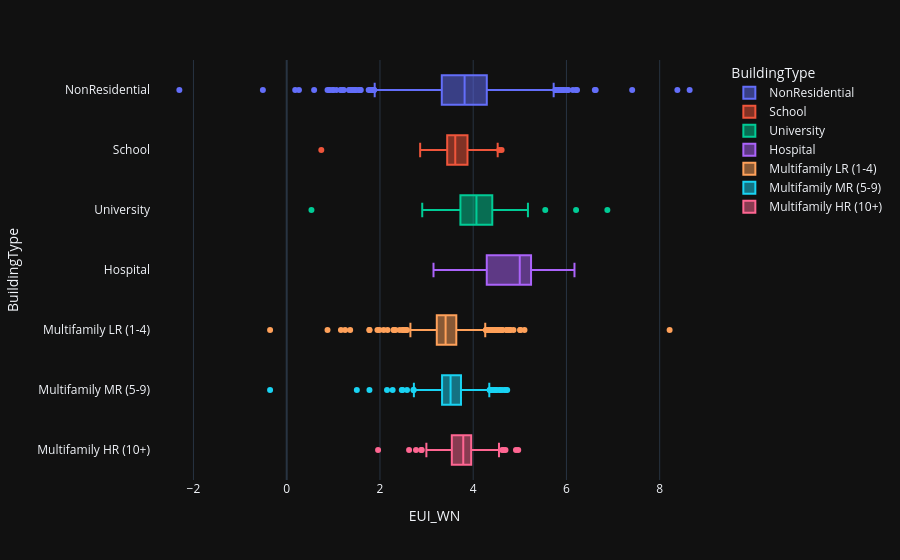

Notebook cell for this chart:
### Code cell
fig = px.box(
    df,
    y="BuildingType",
    x="EUI_WN",
    color="BuildingType"
)
fig.show()

### Figure 1 — Plotly figure (JSON) as saved in the notebook; plotly's stock layout.template omitted (floating-point values rounded to 4 significant figures; data arrays with more than 128 entries replaced by an {"elided": "..."} marker saying what was removed)
{"data": [{"alignmentgroup": "True", "hovertemplate": "BuildingType=%{y}<br>EUI_WN=%{x}<extra></extra>", "legendgroup": "NonResidential", "marker": {"color": "#636efa"}, "name": "NonResidential", "notched": false, "offsetgroup": "NonResidential", "orientation": "h", "showlegend": true, "x": {"elided": "1323 float values"}, "x0": " ", "xaxis": "x", "y": {"elided": "1323 str values"}, "y0": " ", "yaxis": "y", "type": "box"}, {"alignmentgroup": "True", "hovertemplate": "BuildingType=%{y}<br>EUI_WN=%{x}<extra></extra>", "legendgroup": "School", "marker": {"color": "#EF553B"}, "name": "School", "notched": false, "offsetgroup": "School", "orientation": "h", "showlegend": true, "x": {"elided": "140 float values"}, "x0": " ", "xaxis": "x", "y": {"elided": "140 str values"}, "y0": " ", "yaxis": "y", "type": "box"}, {"alignmentgroup": "True", "hovertemplate": "BuildingType=%{y}<br>EUI_WN=%{x}<extra></extra>", "legendgroup": "University", "marker": {"color": "#00cc96"}, "name": "University", "notched": false, "offsetgroup": "University", "orientation": "h", "showlegend": true, "x": [4.253, 4.154, 4.164, 3.963, 4.331, 3.818, 3.824, 6.877, 5.174, 5.546, 2.907, 3.105, 3.575, 4.212, 4.228, 4.544, 4.611, 4.337, 4.084, 3.968, 3.782, 3.759, 3.726, 4.878, 3.816, 6.207, 3.541, 3.481, 4.055, 4.409, 3.503, 3.292, 0.5306, 4.659], "x0": " ", "xaxis": "x", "y": ["University", "University", "University", "University", "University", "University", "University", "University", "University", "University", "University", "University", "University", "University", "University", "University", "University", "University", "University", "University", "University", "University", "University", "University", "University", "University", "University", "University", "University", "University", "University", "University", "University", "University"], "y0": " ", "yaxis": "y", "type": "box"}, {"alignmentgroup": "True", "hovertemplate": "BuildingType=%{y}<br>EUI_WN=%{x}<extra></extra>", "legendgroup": "Hospital", "marker": {"color": "#ab63fa"}, "name": "Hospital", "notched": false, "offsetgroup": "Hospital", "orientation": "h", "showlegend": true, "x": [4.961, 4.013, 4.6, 5.501, 5.288, 5.435, 5.006, 3.987, 4.553, 5.034, 4.24, 4.29, 5.435, 5.17, 5.015, 4.813, 5.181, 5.128, 4.71, 4.991, 3.411, 5.472, 4.231, 4.315, 5.102, 5.102, 4.917, 4.971, 4.251, 3.959, 4.254, 5.656, 5.077, 3.953, 3.761, 4.76, 3.148, 5.386, 5.621, 6.172, 5.24, 5.241, 5.083, 5.333, 5.429, 4.662], "x0": " ", "xaxis": "x", "y": ["Hospital", "Hospital", "Hospital", "Hospital", "Hospital", "Hospital", "Hospital", "Hospital", "Hospital", "Hospital", "Hospital", "Hospital", "Hospital", "Hospital", "Hospital", "Hospital", "Hospital", "Hospital", "Hospital", "Hospital", "Hospital", "Hospital", "Hospital", "Hospital", "Hospital", "Hospital", "Hospital", "Hospital", "Hospital", "Hospital", "Hospital", "Hospital", "Hospital", "Hospital", "Hospital", "Hospital", "Hospital", "Hospital", "Hospital", "Hospital", "Hospital", "Hospital", "Hospital", "Hospital", "Hospital", "Hospital"], "y0": " ", "yaxis": "y", "type": "box"}, {"alignmentgroup": "True", "hovertemplate": "BuildingType=%{y}<br>EUI_WN=%{x}<extra></extra>", "legendgroup": "Multifamily LR (1-4)", "marker": {"color": "#FFA15A"}, "name": "Multifamily LR (1-4)", "notched": false, "offsetgroup": "Multifamily LR (1-4)", "orientation": "h", "showlegend": true, "x": {"elided": "1006 float values"}, "x0": " ", "xaxis": "x", "y": {"elided": "1006 str values"}, "y0": " ", "yaxis": "y", "type": "box"}, {"alignmentgroup": "True", "hovertemplate": "BuildingType=%{y}<br>EUI_WN=%{x}<extra></extra>", "legendgroup": "Multifamily MR (5-9)", "marker": {"color": "#19d3f3"}, "name": "Multifamily MR (5-9)", "notched": false, "offsetgroup": "Multifamily MR (5-9)", "orientation": "h", "showlegend": true, "x": {"elided": "782 float values"}, "x0": " ", "xaxis": "x", "y": {"elided": "782 str values"}, "y0": " ", "yaxis": "y", "type": "box"}, {"alignmentgroup": "True", "hovertemplate": "BuildingType=%{y}<br>EUI_WN=%{x}<extra></extra>", "legendgroup": "Multifamily HR (10+)", "marker": {"color": "#FF6692"}, "name": "Multifamily HR (10+)", "notched": false, "offsetgroup": "Multifamily HR (10+)", "orientation": "h", "showlegend": true, "x": {"elided": "142 float values"}, "x0": " ", "xaxis": "x", "y": {"elided": "142 str values"}, "y0": " ", "yaxis": "y", "type": "box"}], "layout": {"xaxis": {"anchor": "y", "domain": [0.0, 1.0], "title": {"text": "EUI_WN"}}, "yaxis": {"anchor": "x", "domain": [0.0, 1.0], "title": {"text": "BuildingType"}, "categoryorder": "array", "categoryarray": ["Multifamily HR (10+)", "Multifamily MR (5-9)", "Multifamily LR (1-4)", "Hospital", "University", "School", "NonResidential"]}, "legend": {"title": {"text": "BuildingType"}, "tracegroupgap": 0}, "margin": {"t": 60}, "boxmode": "overlay"}}
